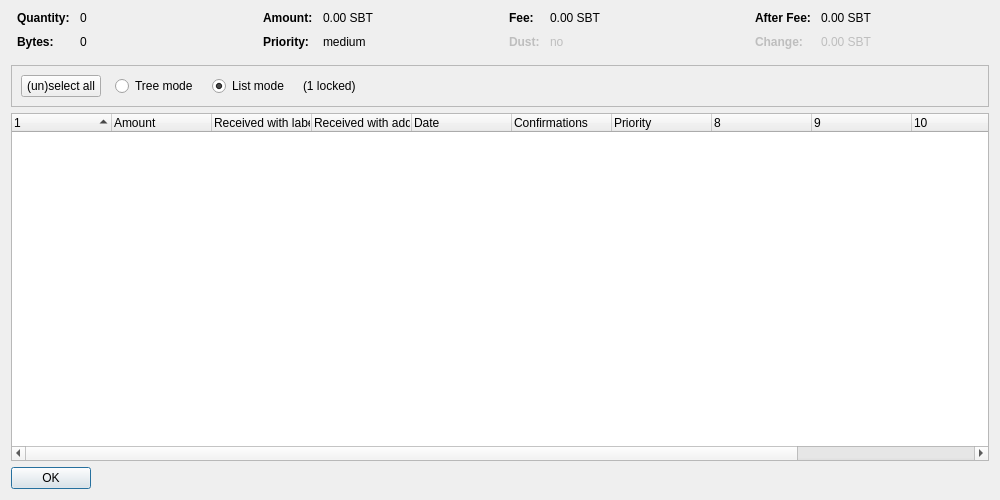
<?xml version="1.0" encoding="UTF-8"?>
<ui version="4.0">
 <class>CoinControlDialog</class>
 <widget class="QDialog" name="CoinControlDialog">
  <property name="geometry">
   <rect>
    <x>0</x>
    <y>0</y>
    <width>1000</width>
    <height>500</height>
   </rect>
  </property>
  <property name="windowTitle">
   <string>Coin Selection</string>
  </property>
  <layout class="QVBoxLayout" name="verticalLayout">
   <item>
    <layout class="QHBoxLayout" name="horizontalLayoutTop" stretch="0,0,0,0">
     <property name="topMargin">
      <number>0</number>
     </property>
     <property name="bottomMargin">
      <number>10</number>
     </property>
     <item>
      <layout class="QFormLayout" name="formLayoutCoinControl1">
       <property name="horizontalSpacing">
        <number>10</number>
       </property>
       <property name="verticalSpacing">
        <number>10</number>
       </property>
       <property name="leftMargin">
        <number>6</number>
       </property>
       <property name="rightMargin">
        <number>6</number>
       </property>
       <item row="0" column="0">
        <widget class="QLabel" name="labelCoinControlQuantityText">
         <property name="font">
          <font>
           <weight>75</weight>
           <bold>true</bold>
          </font>
         </property>
         <property name="text">
          <string>Quantity:</string>
         </property>
        </widget>
       </item>
       <item row="0" column="1">
        <widget class="QLabel" name="labelCoinControlQuantity">
         <property name="cursor">
          <cursorShape>IBeamCursor</cursorShape>
         </property>
         <property name="contextMenuPolicy">
          <enum>Qt::ActionsContextMenu</enum>
         </property>
         <property name="text">
          <string notr="true">0</string>
         </property>
         <property name="textInteractionFlags">
          <set>Qt::LinksAccessibleByMouse|Qt::TextSelectableByKeyboard|Qt::TextSelectableByMouse</set>
         </property>
        </widget>
       </item>
       <item row="1" column="0">
        <widget class="QLabel" name="labelCoinControlBytesText">
         <property name="font">
          <font>
           <weight>75</weight>
           <bold>true</bold>
          </font>
         </property>
         <property name="text">
          <string>Bytes:</string>
         </property>
        </widget>
       </item>
       <item row="1" column="1">
        <widget class="QLabel" name="labelCoinControlBytes">
         <property name="cursor">
          <cursorShape>IBeamCursor</cursorShape>
         </property>
         <property name="contextMenuPolicy">
          <enum>Qt::ActionsContextMenu</enum>
         </property>
         <property name="text">
          <string notr="true">0</string>
         </property>
         <property name="textInteractionFlags">
          <set>Qt::LinksAccessibleByMouse|Qt::TextSelectableByKeyboard|Qt::TextSelectableByMouse</set>
         </property>
        </widget>
       </item>
      </layout>
     </item>
     <item>
      <layout class="QFormLayout" name="formLayoutCoinControl2">
       <property name="horizontalSpacing">
        <number>10</number>
       </property>
       <property name="verticalSpacing">
        <number>10</number>
       </property>
       <property name="leftMargin">
        <number>6</number>
       </property>
       <property name="rightMargin">
        <number>6</number>
       </property>
       <item row="0" column="0">
        <widget class="QLabel" name="labelCoinControlAmountText">
         <property name="font">
          <font>
           <weight>75</weight>
           <bold>true</bold>
          </font>
         </property>
         <property name="text">
          <string>Amount:</string>
         </property>
        </widget>
       </item>
       <item row="0" column="1">
        <widget class="QLabel" name="labelCoinControlAmount">
         <property name="cursor">
          <cursorShape>IBeamCursor</cursorShape>
         </property>
         <property name="contextMenuPolicy">
          <enum>Qt::ActionsContextMenu</enum>
         </property>
         <property name="text">
          <string notr="true">0.00 SBT</string>
         </property>
         <property name="textInteractionFlags">
          <set>Qt::LinksAccessibleByMouse|Qt::TextSelectableByKeyboard|Qt::TextSelectableByMouse</set>
         </property>
        </widget>
       </item>
       <item row="1" column="0">
        <widget class="QLabel" name="labelCoinControlPriorityText">
         <property name="font">
          <font>
           <weight>75</weight>
           <bold>true</bold>
          </font>
         </property>
         <property name="text">
          <string>Priority:</string>
         </property>
        </widget>
       </item>
       <item row="1" column="1">
        <widget class="QLabel" name="labelCoinControlPriority">
         <property name="cursor">
          <cursorShape>IBeamCursor</cursorShape>
         </property>
         <property name="contextMenuPolicy">
          <enum>Qt::ActionsContextMenu</enum>
         </property>
         <property name="text">
          <string notr="true">medium</string>
         </property>
         <property name="textInteractionFlags">
          <set>Qt::LinksAccessibleByMouse|Qt::TextSelectableByKeyboard|Qt::TextSelectableByMouse</set>
         </property>
        </widget>
       </item>
      </layout>
     </item>
     <item>
      <layout class="QFormLayout" name="formLayoutCoinControl3">
       <property name="horizontalSpacing">
        <number>10</number>
       </property>
       <property name="verticalSpacing">
        <number>10</number>
       </property>
       <property name="leftMargin">
        <number>6</number>
       </property>
       <property name="rightMargin">
        <number>6</number>
       </property>
       <item row="0" column="0">
        <widget class="QLabel" name="labelCoinControlFeeText">
         <property name="font">
          <font>
           <weight>75</weight>
           <bold>true</bold>
          </font>
         </property>
         <property name="text">
          <string>Fee:</string>
         </property>
        </widget>
       </item>
       <item row="0" column="1">
        <widget class="QLabel" name="labelCoinControlFee">
         <property name="cursor">
          <cursorShape>IBeamCursor</cursorShape>
         </property>
         <property name="contextMenuPolicy">
          <enum>Qt::ActionsContextMenu</enum>
         </property>
         <property name="text">
          <string notr="true">0.00 SBT</string>
         </property>
         <property name="textInteractionFlags">
          <set>Qt::LinksAccessibleByMouse|Qt::TextSelectableByKeyboard|Qt::TextSelectableByMouse</set>
         </property>
        </widget>
       </item>
       <item row="1" column="0">
        <widget class="QLabel" name="labelCoinControlLowOutputText">
         <property name="enabled">
          <bool>false</bool>
         </property>
         <property name="font">
          <font>
           <weight>75</weight>
           <bold>true</bold>
          </font>
         </property>
         <property name="text">
          <string>Dust:</string>
         </property>
        </widget>
       </item>
       <item row="1" column="1">
        <widget class="QLabel" name="labelCoinControlLowOutput">
         <property name="enabled">
          <bool>false</bool>
         </property>
         <property name="cursor">
          <cursorShape>IBeamCursor</cursorShape>
         </property>
         <property name="contextMenuPolicy">
          <enum>Qt::ActionsContextMenu</enum>
         </property>
         <property name="text">
          <string notr="true">no</string>
         </property>
         <property name="textInteractionFlags">
          <set>Qt::LinksAccessibleByMouse|Qt::TextSelectableByKeyboard|Qt::TextSelectableByMouse</set>
         </property>
        </widget>
       </item>
      </layout>
     </item>
     <item>
      <layout class="QFormLayout" name="formLayoutCoinControl4">
       <property name="horizontalSpacing">
        <number>10</number>
       </property>
       <property name="verticalSpacing">
        <number>10</number>
       </property>
       <property name="leftMargin">
        <number>6</number>
       </property>
       <property name="rightMargin">
        <number>6</number>
       </property>
       <item row="0" column="0">
        <widget class="QLabel" name="labelCoinControlAfterFeeText">
         <property name="font">
          <font>
           <weight>75</weight>
           <bold>true</bold>
          </font>
         </property>
         <property name="text">
          <string>After Fee:</string>
         </property>
        </widget>
       </item>
       <item row="0" column="1">
        <widget class="QLabel" name="labelCoinControlAfterFee">
         <property name="cursor">
          <cursorShape>IBeamCursor</cursorShape>
         </property>
         <property name="contextMenuPolicy">
          <enum>Qt::ActionsContextMenu</enum>
         </property>
         <property name="text">
          <string notr="true">0.00 SBT</string>
         </property>
         <property name="textInteractionFlags">
          <set>Qt::LinksAccessibleByMouse|Qt::TextSelectableByKeyboard|Qt::TextSelectableByMouse</set>
         </property>
        </widget>
       </item>
       <item row="1" column="0">
        <widget class="QLabel" name="labelCoinControlChangeText">
         <property name="enabled">
          <bool>false</bool>
         </property>
         <property name="font">
          <font>
           <weight>75</weight>
           <bold>true</bold>
          </font>
         </property>
         <property name="text">
          <string>Change:</string>
         </property>
        </widget>
       </item>
       <item row="1" column="1">
        <widget class="QLabel" name="labelCoinControlChange">
         <property name="enabled">
          <bool>false</bool>
         </property>
         <property name="cursor">
          <cursorShape>IBeamCursor</cursorShape>
         </property>
         <property name="contextMenuPolicy">
          <enum>Qt::ActionsContextMenu</enum>
         </property>
         <property name="text">
          <string notr="true">0.00 SBT</string>
         </property>
         <property name="textInteractionFlags">
          <set>Qt::LinksAccessibleByMouse|Qt::TextSelectableByKeyboard|Qt::TextSelectableByMouse</set>
         </property>
        </widget>
       </item>
      </layout>
     </item>
    </layout>
   </item>
   <item>
    <widget class="QFrame" name="frame">
     <property name="minimumSize">
      <size>
       <width>0</width>
       <height>40</height>
      </size>
     </property>
     <property name="frameShape">
      <enum>QFrame::StyledPanel</enum>
     </property>
     <property name="frameShadow">
      <enum>QFrame::Sunken</enum>
     </property>
     <layout class="QHBoxLayout" name="horizontalLayout">
      <item>
       <layout class="QHBoxLayout" name="horizontalLayoutPanel" stretch="0,0,0,0,0">
        <property name="spacing">
         <number>14</number>
        </property>
        <item>
         <widget class="QPushButton" name="pushButtonSelectAll">
          <property name="sizePolicy">
           <sizepolicy hsizetype="Maximum" vsizetype="Fixed">
            <horstretch>0</horstretch>
            <verstretch>0</verstretch>
           </sizepolicy>
          </property>
          <property name="text">
           <string>(un)select all</string>
          </property>
          <property name="autoDefault">
           <bool>false</bool>
          </property>
         </widget>
        </item>
        <item>
         <widget class="QRadioButton" name="radioTreeMode">
          <property name="sizePolicy">
           <sizepolicy hsizetype="Maximum" vsizetype="Fixed">
            <horstretch>0</horstretch>
            <verstretch>0</verstretch>
           </sizepolicy>
          </property>
          <property name="text">
           <string>Tree mode</string>
          </property>
         </widget>
        </item>
        <item>
         <widget class="QRadioButton" name="radioListMode">
          <property name="sizePolicy">
           <sizepolicy hsizetype="Maximum" vsizetype="Fixed">
            <horstretch>0</horstretch>
            <verstretch>0</verstretch>
           </sizepolicy>
          </property>
          <property name="text">
           <string>List mode</string>
          </property>
          <property name="checked">
           <bool>true</bool>
          </property>
         </widget>
        </item>
        <item>
         <widget class="QLabel" name="labelLocked">
          <property name="text">
           <string notr="true">(1 locked)</string>
          </property>
         </widget>
        </item>
        <item>
         <spacer name="horizontalSpacer">
          <property name="orientation">
           <enum>Qt::Horizontal</enum>
          </property>
          <property name="sizeHint" stdset="0">
           <size>
            <width>40</width>
            <height>20</height>
           </size>
          </property>
         </spacer>
        </item>
       </layout>
      </item>
     </layout>
    </widget>
   </item>
   <item>
    <widget class="CoinControlTreeWidget" name="treeWidget">
     <property name="contextMenuPolicy">
      <enum>Qt::CustomContextMenu</enum>
     </property>
     <property name="sortingEnabled">
      <bool>false</bool>
     </property>
     <property name="columnCount">
      <number>12</number>
     </property>
     <attribute name="headerShowSortIndicator" stdset="0">
      <bool>true</bool>
     </attribute>
     <attribute name="headerStretchLastSection">
      <bool>false</bool>
     </attribute>
     <column>
      <property name="text">
       <string/>
      </property>
     </column>
     <column>
      <property name="text">
       <string>Amount</string>
      </property>
     </column>
     <column>
      <property name="text">
       <string>Received with label</string>
      </property>
     </column>
     <column>
      <property name="text">
       <string>Received with address</string>
      </property>
     </column>
     <column>
      <property name="text">
       <string>Date</string>
      </property>
     </column>
     <column>
      <property name="text">
       <string>Confirmations</string>
      </property>
      <property name="toolTip">
       <string>Confirmed</string>
      </property>
     </column>
     <column>
      <property name="text">
       <string>Priority</string>
      </property>
     </column>
     <column>
      <property name="text">
       <string/>
      </property>
     </column>
     <column>
      <property name="text">
       <string/>
      </property>
     </column>
     <column>
      <property name="text">
       <string/>
      </property>
     </column>
     <column>
      <property name="text">
       <string/>
      </property>
     </column>
     <column>
      <property name="text">
       <string/>
      </property>
     </column>
    </widget>
   </item>
   <item>
    <widget class="QDialogButtonBox" name="buttonBox">
     <property name="sizePolicy">
      <sizepolicy hsizetype="Maximum" vsizetype="Fixed">
       <horstretch>0</horstretch>
       <verstretch>0</verstretch>
      </sizepolicy>
     </property>
     <property name="orientation">
      <enum>Qt::Horizontal</enum>
     </property>
     <property name="standardButtons">
      <set>QDialogButtonBox::Ok</set>
     </property>
    </widget>
   </item>
  </layout>
 </widget>
 <customwidgets>
  <customwidget>
   <class>CoinControlTreeWidget</class>
   <extends>QTreeWidget</extends>
   <header>coincontroltreewidget.h</header>
  </customwidget>
 </customwidgets>
 <resources/>
 <connections/>
</ui>
